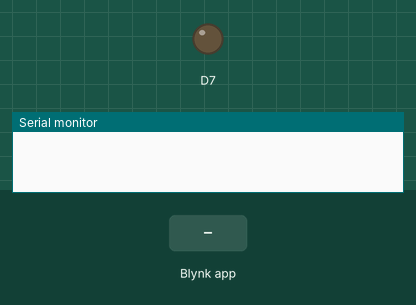
Simulated run of this sketch. Board: ESP8266 (NodeMCU). Shown: output pins drawn as LEDs (lit = HIGH), the last lines printed to the serial monitor. The inputs (shaded band) are chosen by the test bench. WiFi joins after 1.5 s; servers stay silent unless stated.

Above: at 3.0 s.
3.1 s: Blynk app writes 0 to V0
At 4.1 s:
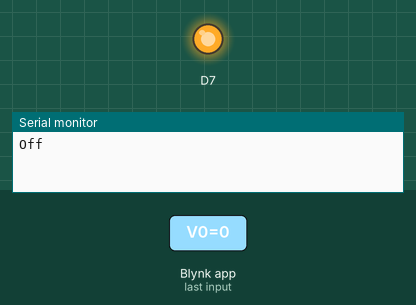
4.6 s: Blynk app writes 1 to V0
At 5.3 s:
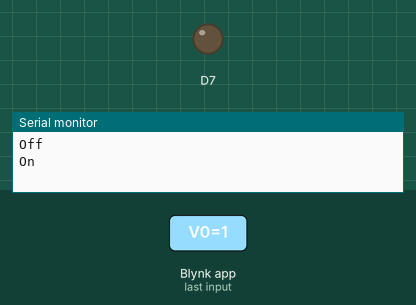
Timing chart, 0 to 7.6 s (numbered marks = the images above; inputs shaded):
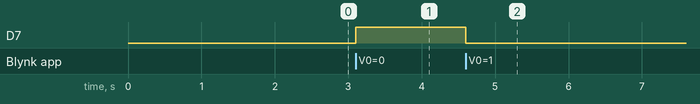

The sketch:

a.ino
```cpp
#define BLYNK_TEMPLATE_ID "TMPLBtXFKFd-"
#define BLYNK_DEVICE_NAME "vary"
#define BLYNK_AUTH_TOKEN "ljqImcS4PBLRps5Ih8ShVKZ3InO4xuVw"

#define BLYNK_PRINT Serial

#include <ESP8266WiFi.h>
#include <BlynkSimpleEsp8266.h>

char auth[] = BLYNK_AUTH_TOKEN;

char ssid[] = "Vempati";
char pass[] = "Anirudh@8935";

BLYNK_WRITE(V0)
{
  int value = param.asInt();
  if(value == 1)
  {

    digitalWrite(D7, LOW);
    Serial.println("On");

  }

  if(value == 0)
  {

    digitalWrite(D7, HIGH);
    Serial.println("Off");

  }


}


void setup() {
  // put your setup code here, to run once:

   Serial.begin(115200);
   Blynk.begin(auth, ssid, pass);
   pinMode(D7, OUTPUT);

}

void loop() {
  // put your main code here, to run repeatedly:


   Blynk.run();

}
```

Measured:
- after the input at 3.1 s, D7: LOW → HIGH at once
- after the input at 4.6 s, D7: HIGH → LOW at once
